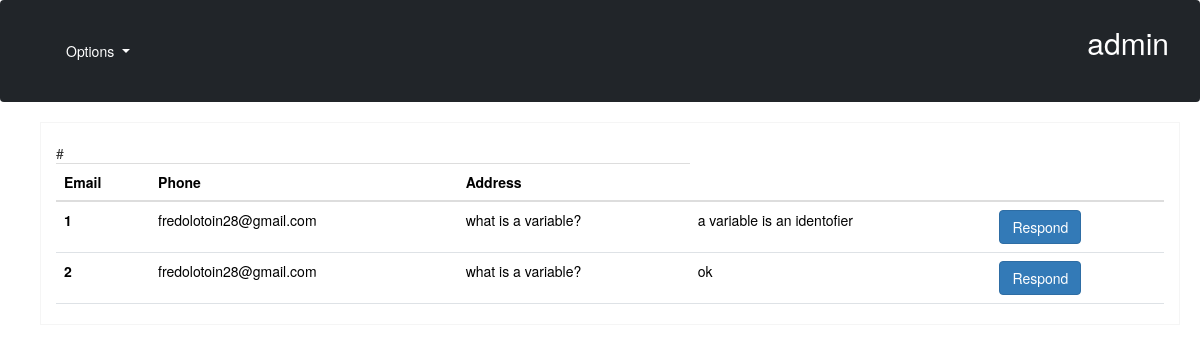
The page /dashboard.php?url=review (signed in) on the database its author committed.
### tables this page shows
CREATE TABLE `feed_back` (
  `id` int(255) NOT NULL,
  `user_id` int(55) NOT NULL,
  `email` varchar(55) NOT NULL,
  `request` text NOT NULL,
  `response` text DEFAULT NULL
);

### class.php (called while the page is built, shortened)
       <?php
function getReview($table){
       require "../Conn.php";
$q= mysqli_query($conn,"SELECT * FROM $table");
if(mysqli_num_rows($q)>0){
  return $q;
}else{
  echo "<h1 class='text-center'>No Record Found</h1>";
}
}

### review.php (the view, shortened to what this page needs)
<?php
require  "../system/class.php";
$u=getReview('feed_back');
 ?>
 <br>
<table class="table mt-20  table-responsive-md>
  <thead>
    <tr>
      <th scope="col">#</th>
      <th scope="col">Email</th>
      <th scope="col">Phone</th>
        <th scope="col">Address</th>
  <tbody>
    <?php
foreach($u as $user){
    ?>
    <tr>
      <th scope="row">
        <?php echo $user['id'];?>
      </th>
      <td>
        <?php echo $user['email'];?>
      </td>
      <td>
        <?php echo $user['request'];?>
      </td>
      <td>
        <?php echo $user['response'];?>
      </td>
      <td>
       <a href="respond.php?id=<?php echo $user['id'];?>" class=" btn btn-primary">Respond</a>
      </td>
    </tr>
   <?php
}
   ?>
  </tbody>
</table>

### rows shown on the page
feed_back: id "1", email "fredolotoin28@gmail.com", request "what is a variable?", response "a variable is an identofier"
feed_back: id "2", email "fredolotoin28@gmail.com", request "what is a variable?", response "ok"

### other values the page prints
$email "admin"
